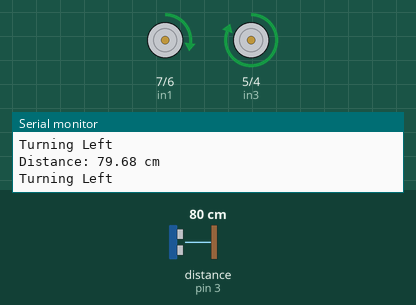
Recording of a sketch running on a simulated Arduino Uno, built with avr-gcc and run on an emulated ATmega328P. Parts: motor-driver pin pairs drawn as motors (green arrow = first pin HIGH = forward, orange = second pin HIGH = backward, longer = more drive, scaled by the enable pin), the last lines printed to the serial monitor. Wiring (inferred from the names in the program): ultrasonic range finder: trigger pin 2; echo pin 3. Inputs (shaded band) come from the test bench; at power-on: distance to the obstacle (sensor on pin 3) 80 cm. The echo pulse lasts 58.3 µs per cm.

Above: at 1.2 s.
1.3 s: distance to the obstacle (sensor on pin 3) set to 23 cm
4.3 s: distance to the obstacle (sensor on pin 3) set to 18 cm
At 5.0 s:
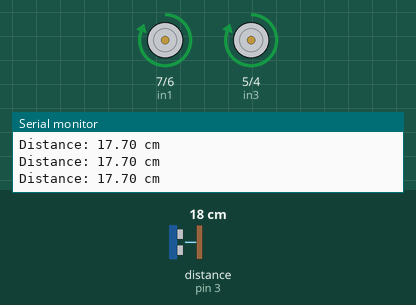
5.8 s: distance to the obstacle (sensor on pin 3) set to 250 cm
At 6.6 s:
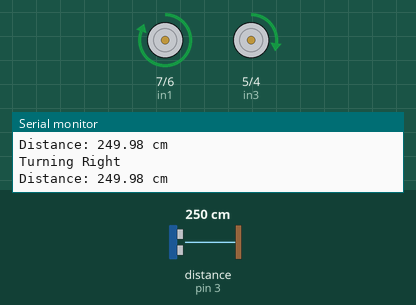
7.4 s: distance to the obstacle (sensor on pin 3) set to 204 cm
8.9 s: distance to the obstacle (sensor on pin 3) set to 197 cm
At 9.9 s:
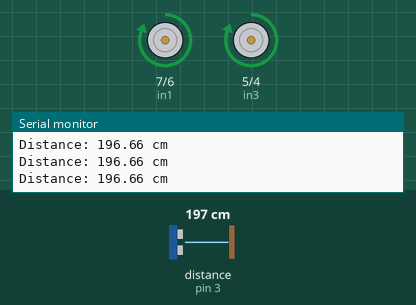
10.4 s: distance to the obstacle (sensor on pin 3) set to 299 cm
At 11.1 s:
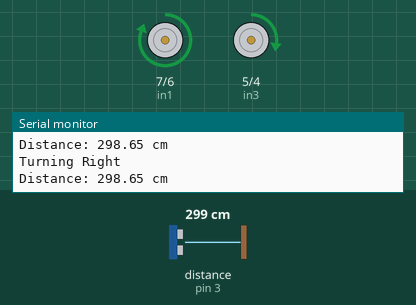
Timing chart, 0 to 12.9 s (numbered marks = the images above; inputs shaded):
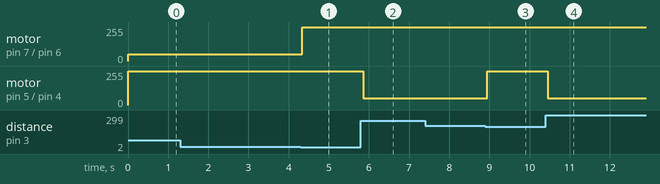

Measured:
- the behaviour switches between 21 and 20 cm on distance to the obstacle (sensor on pin 3) (found by bisection; images 0 and 1)
- the behaviour switches between 201 and 200 cm on distance to the obstacle (sensor on pin 3) (found by bisection; images 2 and 3)
- after the input at 4.3 s, motor on pin 7 (in1) / pin 6 (in2): forward 50/255 → forward 255/255 at once
- after the input at 5.8 s, motor on pin 5 (in3) / pin 4 (in4): forward 255/255 → forward 50/255 after 0.06 s
- after the input at 8.9 s, motor on pin 5 (in3) / pin 4 (in4): forward 50/255 → forward 255/255 after 0.05 s
- after the input at 10.4 s, motor on pin 5 (in3) / pin 4 (in4): forward 255/255 → forward 50/255 after 0.05 s

The sketch:

ques1.ino
```cpp
//To control left or right motion through input by ultrasonic sensor
#include <Servo.h>
int ena = 9;
int in1 = 7;
int in2 = 6;
int enb = 10;
int in3 = 5;
int in4 = 4;
int trig = 2;
int echo = 3;
void setup() {
  pinMode(ena, OUTPUT);
  pinMode(in1, OUTPUT);
  pinMode(in2, OUTPUT);
  pinMode(enb, OUTPUT);
  pinMode(in3, OUTPUT);
  pinMode(in4, OUTPUT);
  pinMode(trig, OUTPUT);
  pinMode(echo, INPUT);
  Serial.begin(9600);}
void loop() {
  digitalWrite(trig, LOW);
  delayMicroseconds(2);
  digitalWrite(trig, HIGH);
  delayMicroseconds(10);
  digitalWrite(trig, LOW);

  int duration = pulseIn(echo, HIGH);
  float d = duration * 0.01715;
  Serial.print("Distance: ");
  Serial.print(d);
  Serial.println(" cm");
  digitalWrite(in1,HIGH);
  digitalWrite(in2,LOW);
  digitalWrite(in3,HIGH);
  digitalWrite(in4,LOW);
    if(d>=20 && d<=100){
    	Serial.println("Turning Left");
      analogWrite(ena,50);
	  analogWrite(enb,255);

    }
  else{if(d>200 && d<=350){
    	Serial.println("Turning Right");
      analogWrite(ena,255);
      analogWrite(enb,50);}
       else{
	  analogWrite(ena,255);
         analogWrite(enb,255);}
      }
}
```
